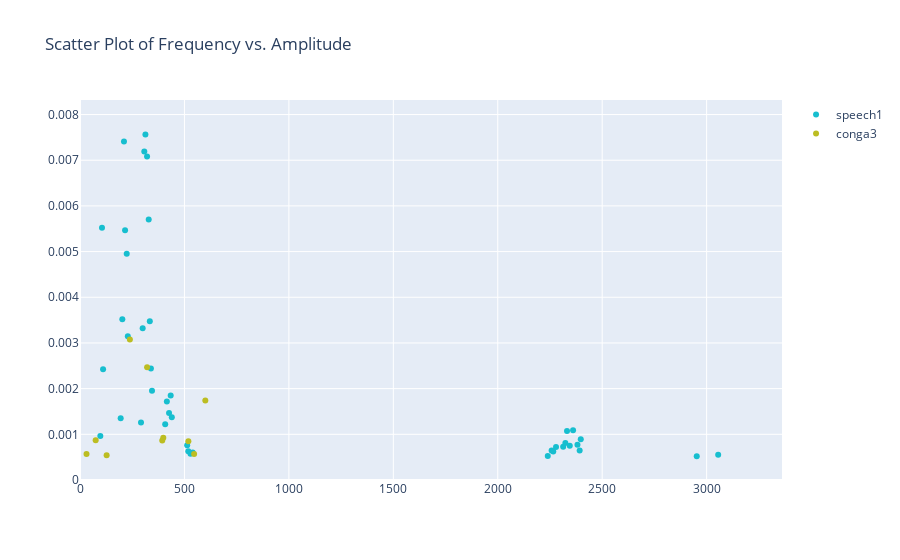

The code cell stored with this chart in its notebook:
### Markdown cell above
Display the dataframes and plot as 2D Plot

### Code cell
from multiplotter import plot_scatter

display(df1)
display(df2)

plot_scatter(dfs=[df1, df2], labels=['speech1', 'conga3'], mode='markers')
